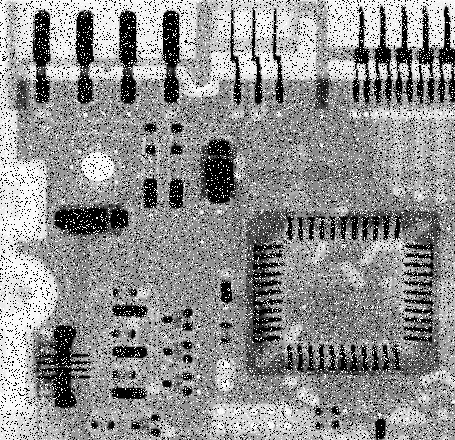
#> input picture iivp/lab2/images/q3.tif, 455 x 440 px
$ python q3.py
#> lines starting #> are read from the running program, lines starting #| are printed output that depends on the picture
#> further down, img is the input picture: shape (440, 455); min 0, max 255, mean 144.1
#| (440, 455)
import cv2
import numpy as np
from matplotlib import pyplot as plt
import statistics
def averagefiletering(img):
	row,col = img.shape
	blur = np.zeros((row,col))
	for i in range(row):
		for j in range(col):
			suma = 0
			for a in range(max(0,i-2),min(row,i+2)):
				for b in range(max(0,j-2),min(row,j+2)):
					suma = suma + img[a][b]
			blur[i][j] = suma/25
	return blur

def medianfiletering(img):
	row,col = img.shape
#> row = 440; col = 455
	blur = np.zeros((row,col))
	for i in range(row):
		for j in range(col):
			ar = []
			for a in range(max(0,i-2),min(row,i+2)):
				for b in range(max(0,j-2),min(row,j+2)):
					ar.append(img[a][b])
			if ar:
				blur[i][j] = np.median(np.array(ar))
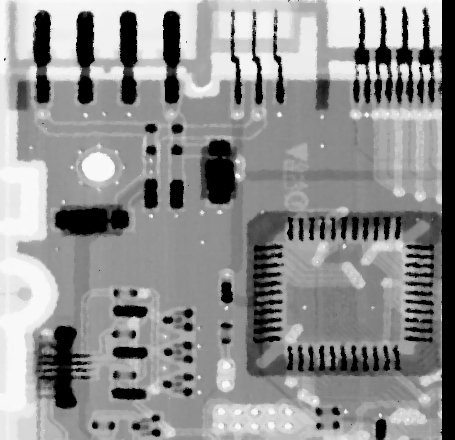
#> blur: shape (440, 455) float64; min 0, max 255, mean 144

	return blur


img = cv2.imread('./images/q3.tif',0)
print(img.shape)
median = medianfiletering(img)
average = averagefiletering(img)
#> after the loop in averagefiletering, `for i in range(row):`:
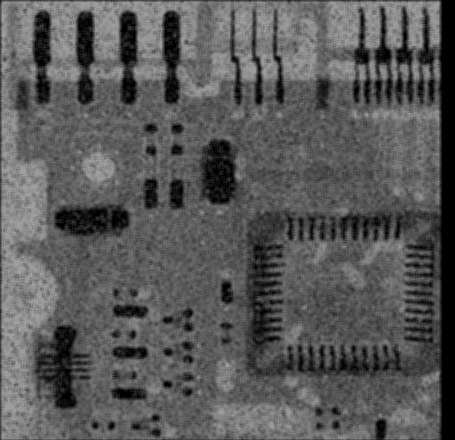
#> blur: shape (440, 455) float64; min 0, max 160.7, mean 88.7

plt.subplot(131),plt.imshow(img,cmap=plt.cm.gray),plt.title('Original')
plt.subplot(132),plt.imshow(average,cmap=plt.cm.gray),plt.title('Average Filtering')
plt.subplot(133),plt.imshow(median,cmap=plt.cm.gray),plt.title('Median Filtering')

plt.show()
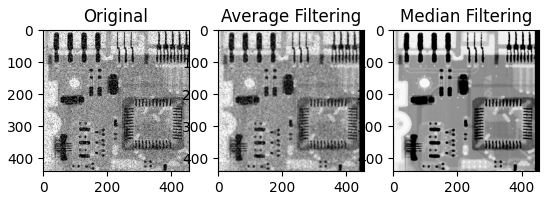
#> figure drawn by matplotlib, 3 panels

$ run again, with iivp/lab2/images/q1.tif copied over iivp/lab2/images/q3.tif
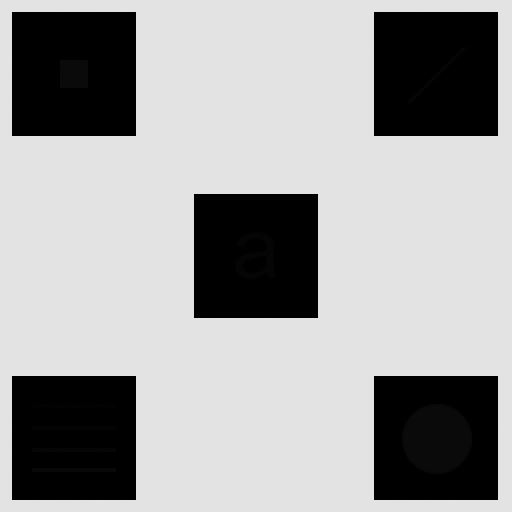
#> input picture iivp/lab2/images/q1.tif, 512 x 512 px
#> img is the input picture: shape (512, 512); min 0, max 228, mean 160.7
#| (512, 512)
#> after the loop in averagefiletering, `for i in range(row):`:
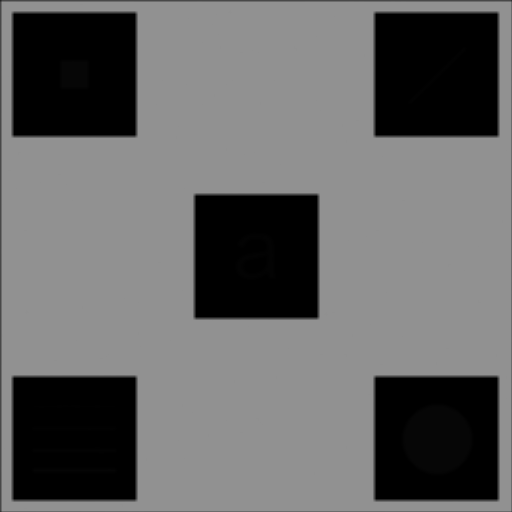
#> blur: shape (512, 512) float64; min 0, max 145.8, mean 102.3
#> `plt.show()`:
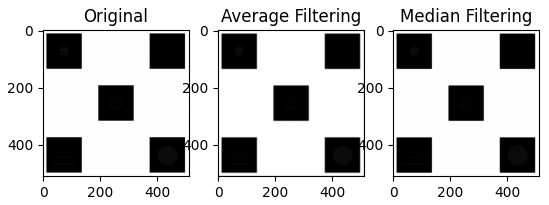
#> figure drawn by matplotlib, 3 panels

$ run again, with iivp/lab2/images/q2.tif copied over iivp/lab2/images/q3.tif
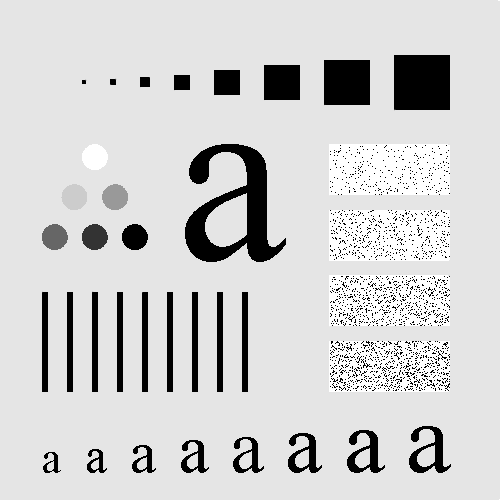
#> input picture iivp/lab2/images/q2.tif, 500 x 500 px
#> img is the input picture: shape (500, 500); min 0, max 255, mean 207.4
#| (500, 500)
#> after the loop in averagefiletering, `for i in range(row):`:
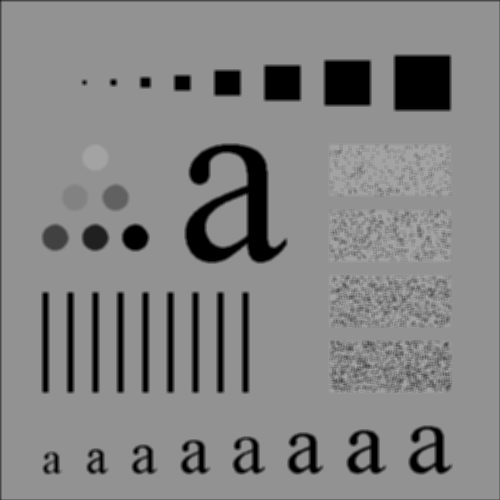
#> blur: shape (500, 500) float64; min 0, max 163.2, mean 132.1
#> `plt.show()`:
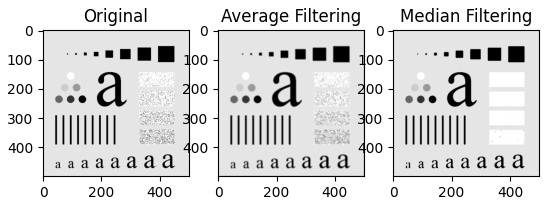
#> figure drawn by matplotlib, 3 panels
